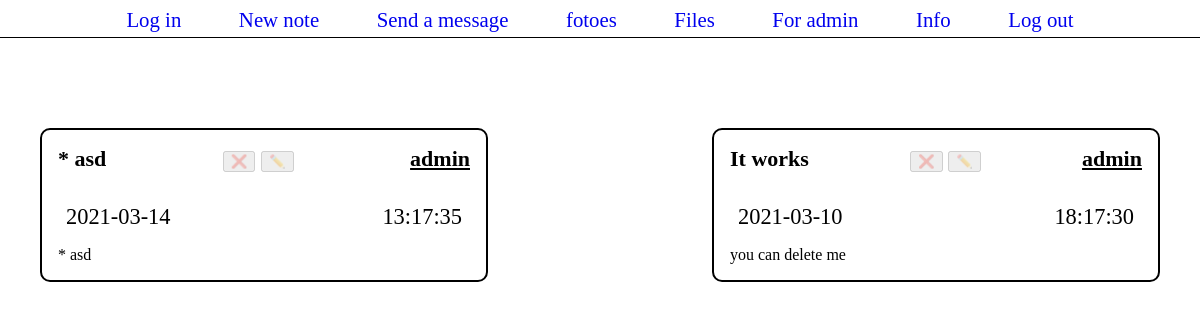
Before: / with the older database file.
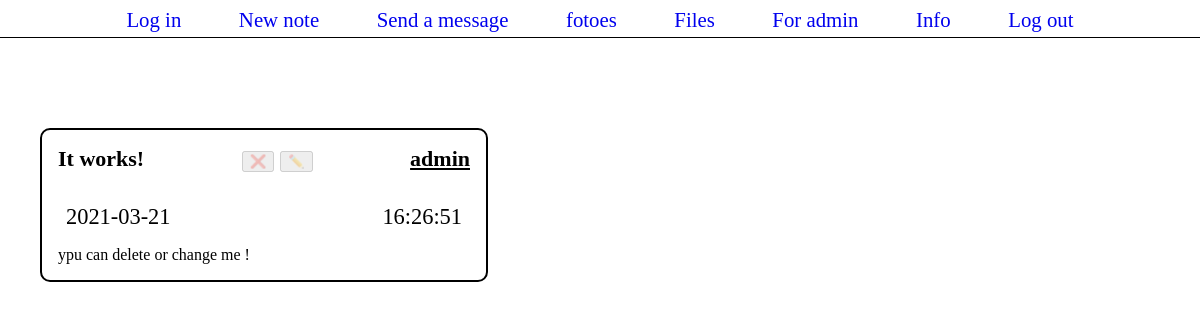
After: the same page with the newer database file.
### tables this page shows
CREATE TABLE `notes` (
  `id` int(10) NOT NULL,
  `dt` datetime NOT NULL DEFAULT current_timestamp(),
  `date` date NOT NULL COMMENT '1000-10-10',
  `time` time NOT NULL COMMENT '123:12:12',
  `text` text NOT NULL,
  `title` varchar(255) NOT NULL,
  `user` varchar(255) NOT NULL
);

### index.php (the view, shortened to what this page needs)
<?php
        $con = mysqli_connect("localhost", "root", "","my-first-php-sql");
?>
<!DOCTYPE html>
<html lang="en">
<head>
      <link rel="stylesheet" href="style.index.css">
</head>
<body>
      <header class="header">
            <div class="header--inner">
                  <div class="header--el"><a href="#" class="header--el--link" onclick="login()">Log in</a></div>
                  <div class="header--el"><a href="#" class="header--el--link" onclick="newNote()">New note</a></div>
                  <div class="header--el"><a href="https://vk.com/readyk" class="header--el--link">Send a message</a></div>
                  <div class="header--el"><a href="fotoes.php" class="header--el--link">fotoes</a></div>
                  <div class="header--el"><a href="files.php" class="header--el--link">Files</a></div>
                  <div class="header--el"><a href="foradmin.php" class="header--el--link">For admin</a></div>
                  <div class="header--el"><a href="#" class="header--el--link">Info</a></div>
                  <div class="header--el"><a href="logout.php" class="header--el--link">Log out</a></div>
            </div>
      </header>
      <main class="main">
            <?php
                  $messages = mysqli_query($con,"SELECT * FROM `notes` ORDER BY `dt` DESC");
            ?>
            <?php
                  while( ($message = mysqli_fetch_assoc($messages)) ){
                        echo "
            <div class='main--el'>
                  <div class='tnu'>
                        <div class='main--el--title'> " . $message['title'] . " </div>
                        <div class='tools'>
                              <form action='tools.php' method='get'>
                                    <input class='del' type='submit' value='❌' name='del' ";
                              if($message['user'] != $_SESSION['logged_user']['login'] and $_SESSION['logged_user']['login'] != "admin")
                                    echo "disabled";
                              echo ">
                                    <input class='del' type='submit' value='✏️' name='upd' ";
                            if($message['user'] != $_SESSION['logged_user']['login'] and $_SESSION['logged_user']['login'] != "admin")
                                    echo "disabled";
                            echo " >
                                    <input type='text' class='iv' value='" . $message['id'] . "' name='sqlid'>
                              </form>
                        </div>
                        <div class='user'> <b style='text-decoration:underline'>" . $message['user'] . "</b> </div>
                  </div>
                  <div class='datentime'>
                        <div class='date'> " . $message['date'] . " </div>
                        <div class='time'> " . $message['time'] . " </div>
                  </div>
                  <div class='text'>
                        " . $message['text'] . "
                  </div>
            </div>
            ";
                  }
            ?>
      </main>
</body>
</html>

### style.index.css (style rules this page uses)
.header { display: flex; justify-content: center; margin-bottom: 2rem; }
.header--inner { width: 80%; display: flex; flex-wrap: nowrap; justify-content: space-between; }
.header--el { font-size: 1.3rem; }
.header--el--link { text-decoration: none; color: "#9200ff"; transition: 0.2s all ease; }
.header::after { content: ""; position: absolute; top: 2.3rem; width: 100%; border-bottom: 1px solid #000; }
.main { margin-top: 4rem; margin: 4rem 2rem 0; display: flex; flex-wrap: wrap; justify-content: space-between; }
.main--el { border: 2px solid #000; border-radius: 10px; width: 40%; padding: 1rem; margin-bottom: 2rem; box-sizing: border-box; }
.datentime { display: flex; justify-content: space-between; flex-wrap: nowrap; margin-bottom: 1rem; font-size: 1.4rem; padding: 0 0.5rem; }
.tnu { font-weight: bold; display: flex; flex-wrap: nowrap; justify-content: space-between; margin-bottom: 2rem; font-size: 22px; }
.tools { margin: 0 2rem; }

Changed rows visible on the page:
removed notes: title "* asd", del "❌", upd "✏️", user "admin", date "2021-03-14", time "13:17:35", text "* asd"
removed notes: title "It works", del "❌", upd "✏️", user "admin", date "2021-03-10", time "18:17:30", text "you can delete me"
added notes: title "It works!", del "❌", upd "✏️", user "admin", date "2021-03-21", time "16:26:51", text "ypu can delete or change me !"
